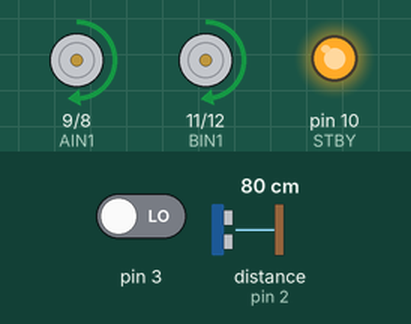
This sketch was run on a simulated Arduino Uno, built with avr-gcc and run on an emulated ATmega328P. Shown: motor-driver pin pairs drawn as motors (green arrow = first pin HIGH = forward, orange = second pin HIGH = backward, longer = more drive, scaled by the enable pin, stopped while the standby pin is LOW), output pins drawn as LEDs (lit = HIGH). Wiring (inferred from the names in the program): ultrasonic range finder: trigger pin 7; echo pin 2. Inputs (shaded band) come from the test bench; at power-on: distance to the obstacle (sensor on pin 2) 80 cm, pin 3 LOW. The echo pulse lasts 58.3 µs per cm; pins used as bus, display or sensor lines are not drawn.

Above: at 5.8 s.
5.9 s: distance to the obstacle (sensor on pin 2) set to 2 cm
At 11.0 s:
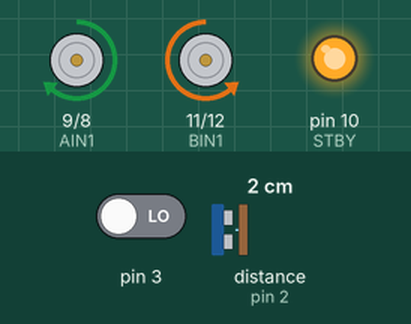
11.5 s: distance to the obstacle (sensor on pin 2) set to 28 cm
14.8 s: distance to the obstacle (sensor on pin 2) set to 34 cm
At 16.4 s:
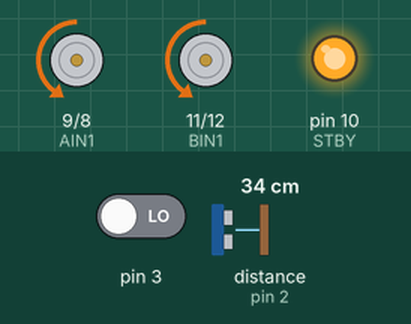
21.6 s: distance to the obstacle (sensor on pin 2) set to 4 cm
26.3 s: distance to the obstacle (sensor on pin 2) set to 35 cm
At 29.6 s:
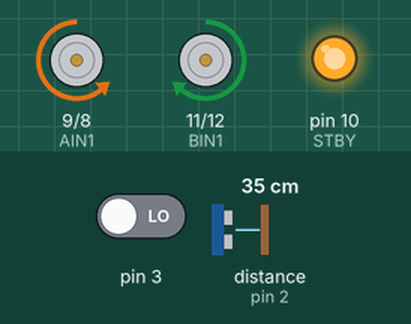
Timing chart, 0 to 33.8 s (numbered marks = the images above; inputs shaded):
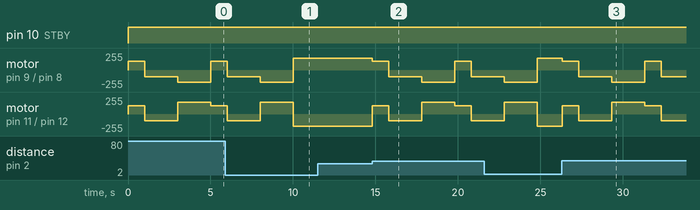

Measured:
- the behaviour switches between 30 and 31 cm on distance to the obstacle (sensor on pin 2) (found by bisection; images 1 and 2)
- after the input at 11.5 s, every drawn part: stays the same

The sketch:

Robo-XZL-19.ino
```cpp
#include <Thread.h>
Thread distThread = Thread();
Thread spdThread = Thread();

//motor A connected between A01 and A02
//motor B connected between B01 and B02
int STBY = 10; //standby

//Motor A
int PWMA = 6; //Speed control
int AIN1 = 9; //Direction
int AIN2 = 8; //Direction

//Motor B
int PWMB = 5; //Speed control
int BIN1 = 11; //Direction
int BIN2 = 12; //Direction

byte motor_trim = 3;

// Ultraschall
int trigPin = 7;    // Trigger
int echoPin = 2;    // Echo
long duration, cm;

const int limit = 30;
const byte spd = 130;
const int rot_length = 40;

// speed sensor
volatile byte spd_cnt;

bool debug = false;

void setup() {
  if(debug) {
    Serial.begin (9600);
  }
  pinMode(STBY, OUTPUT);

  pinMode(PWMA, OUTPUT);
  pinMode(AIN1, OUTPUT);
  pinMode(AIN2, OUTPUT);

  pinMode(PWMB, OUTPUT);
  pinMode(BIN1, OUTPUT);
  pinMode(BIN2, OUTPUT);

  pinMode(trigPin, OUTPUT);
  pinMode(echoPin, INPUT);

  attachInterrupt(1, SpdCnt, RISING);

  distThread.onRun(checkDistance);
  distThread.setInterval(500);

  spdThread.onRun(checkSpeed);
  spdThread.setInterval(500);
}

void SpdCnt()
{
  spd_cnt++;
}

void check()
{
// The sensor is triggered by a HIGH pulse of 10 or more microseconds.
  // Give a short LOW pulse beforehand to ensure a clean HIGH pulse:
  digitalWrite(trigPin, LOW);
  delayMicroseconds(5);
  digitalWrite(trigPin, HIGH);
  delayMicroseconds(10);
  digitalWrite(trigPin, LOW);

  // Read the signal from the sensor: a HIGH pulse whose
  // duration is the time (in microseconds) from the sending
  // of the ping to the reception of its echo off of an object.
  pinMode(echoPin, INPUT);
  duration = pulseIn(echoPin, HIGH);

  // Convert the time into a distance
  cm = duration * 0.017;

  if(debug)
  {
    Serial.print("dist: ");
    Serial.print(cm);
    Serial.println();
  }
}

void checkDistance()
{
  check();

   if(cm < 20)
   {
     stop();
     delay(100);

     // rückwärts
     move(1, 100, 0);
     move(2, 100, 0);
     delay(500);

     // drehen
     move(1, 180, 1);
     move(2, 180, 0);
     delay(rot_length);
     check();

     while(cm < limit)
     {
       move(1, 180, 1);
       move(2, 180, 0);
       delay(rot_length);
       check();
     }
  }
}

void checkSpeed() {
  spd_cnt = 0;
  delay(500);
  if(spd_cnt == 0)
  {
     if(debug)
     {
       Serial.print("cnt: ");
       Serial.print(spd_cnt);
       Serial.println();
     }
     // rückwärts
     move(1, 100, 0);
     move(2, 100, 0);
     delay(2000);

     // drehen
     move(1, 180, 0);
     move(2, 180, 1);
     delay(2000);
     check();

     while(cm < limit)
     {
       move(1, 180, 1);
       move(2, 180, 0);
       delay(rot_length);
       check();
     }
   }
}

void moveRobot() {
  // vorwärts
  move(1, spd + motor_trim, 1); //motor 1, full speed, left
  move(2, spd - motor_trim, 1); //motor 2, full speed, left
}

void loop(){
  if(distThread.shouldRun())
    distThread.run();

  if(spdThread.shouldRun())
    spdThread.run();

  moveRobot();
  //checkDistance();
  //checkSpeed();
}

void move(int motor, int speed, int direction){
//Move specific motor at speed and direction
//motor: 0 for B 1 for A
//speed: 0 is off, and 255 is full speed
//direction: 0 clockwise, 1 counter-clockwise

  digitalWrite(STBY, HIGH); //disable standby

  boolean inPin1 = LOW;
  boolean inPin2 = HIGH;

  if(direction == 1){
    inPin1 = HIGH;
    inPin2 = LOW;
  }

  if(motor == 1){
    digitalWrite(AIN1, inPin1);
    digitalWrite(AIN2, inPin2);
    analogWrite(PWMA, speed);
  }else{
    digitalWrite(BIN1, inPin1);
    digitalWrite(BIN2, inPin2);
    analogWrite(PWMB, speed);
  }
}

void stop(){
//enable standby
  digitalWrite(STBY, LOW);
}
```
